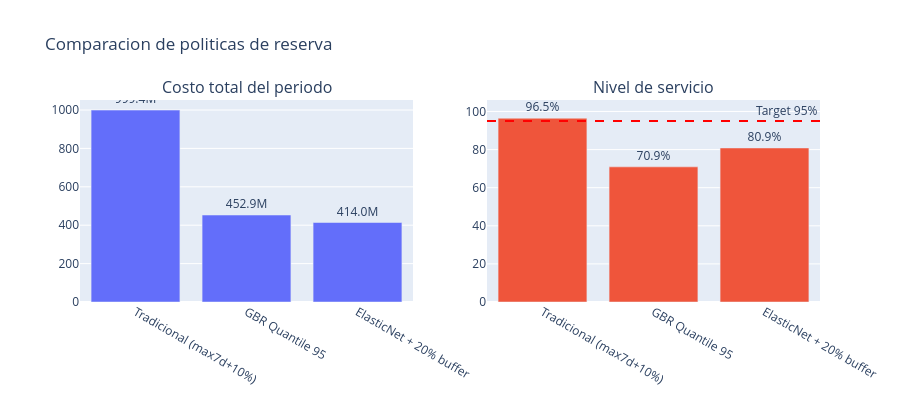

The notebook cell this image was saved under:
### Markdown cell above
## 5. Comparación visual de políticas

### Code cell
biz_df = pd.DataFrame(business_results)
fig = make_subplots(rows=1, cols=2, subplot_titles=('Costo total del periodo', 'Nivel de servicio'))

fig.add_trace(go.Bar(x=biz_df['policy'], y=biz_df['total_cost_period']/1e6, 
                     text=[f"{v:.1f}M" for v in biz_df['total_cost_period']/1e6],
                     textposition='outside', name='Costo'), row=1, col=1)
fig.add_trace(go.Bar(x=biz_df['policy'], y=biz_df['service_level_pct'],
                     text=[f"{v:.1f}%" for v in biz_df['service_level_pct']],
                     textposition='outside', name='Servicio'), row=1, col=2)
fig.add_hline(y=95, line_dash='dash', line_color='red', row=1, col=2, annotation_text='Target 95%')
fig.update_layout(height=400, showlegend=False, title='Comparacion de politicas de reserva')
fig.show()

### Figure 1 — Plotly figure (JSON) as saved in the notebook; plotly's stock layout.template omitted (floating-point values rounded to 4 significant figures)
{"data": [{"name": "Costo", "text": ["999.4M", "452.9M", "414.0M"], "textposition": "outside", "type": "bar", "x": ["Tradicional (max7d+10%)", "GBR Quantile 95", "ElasticNet + 20% buffer"], "xaxis": "x", "y": [999.4, 452.9, 414.0], "yaxis": "y"}, {"name": "Servicio", "text": ["96.5%", "70.9%", "80.9%"], "textposition": "outside", "type": "bar", "x": ["Tradicional (max7d+10%)", "GBR Quantile 95", "ElasticNet + 20% buffer"], "xaxis": "x2", "y": [96.45, 70.92, 80.85], "yaxis": "y2"}], "layout": {"annotations": [{"font": {"size": 16}, "showarrow": false, "text": "Costo total del periodo", "x": 0.225, "xanchor": "center", "xref": "paper", "y": 1.0, "yanchor": "bottom", "yref": "paper"}, {"font": {"size": 16}, "showarrow": false, "text": "Nivel de servicio", "x": 0.775, "xanchor": "center", "xref": "paper", "y": 1.0, "yanchor": "bottom", "yref": "paper"}, {"showarrow": false, "text": "Target 95%", "x": 1, "xanchor": "right", "xref": "x2 domain", "y": 95, "yanchor": "bottom", "yref": "y2"}], "height": 400, "shapes": [{"line": {"color": "red", "dash": "dash"}, "type": "line", "x0": 0, "x1": 1, "xref": "x2 domain", "y0": 95, "y1": 95, "yref": "y2"}], "showlegend": false, "title": {"text": "Comparacion de politicas de reserva"}, "xaxis": {"anchor": "y", "domain": [0.0, 0.45]}, "xaxis2": {"anchor": "y2", "domain": [0.55, 1.0]}, "yaxis": {"anchor": "x", "domain": [0.0, 1.0]}, "yaxis2": {"anchor": "x2", "domain": [0.0, 1.0]}}}
